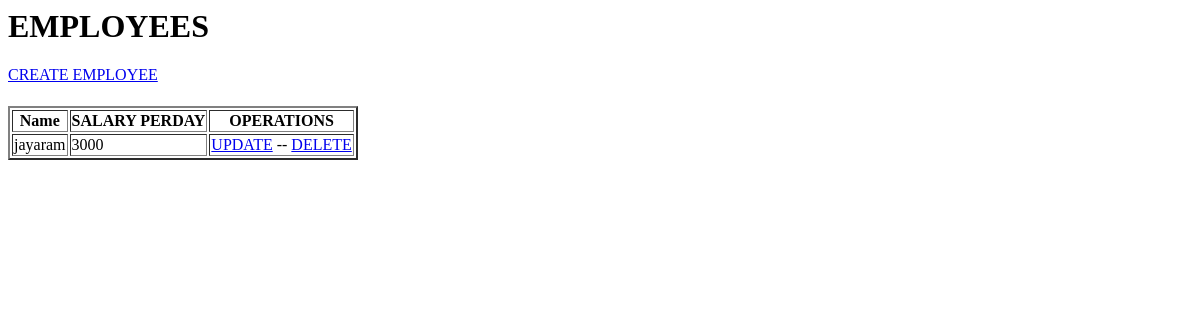
Before: /emp/ with the older database file.
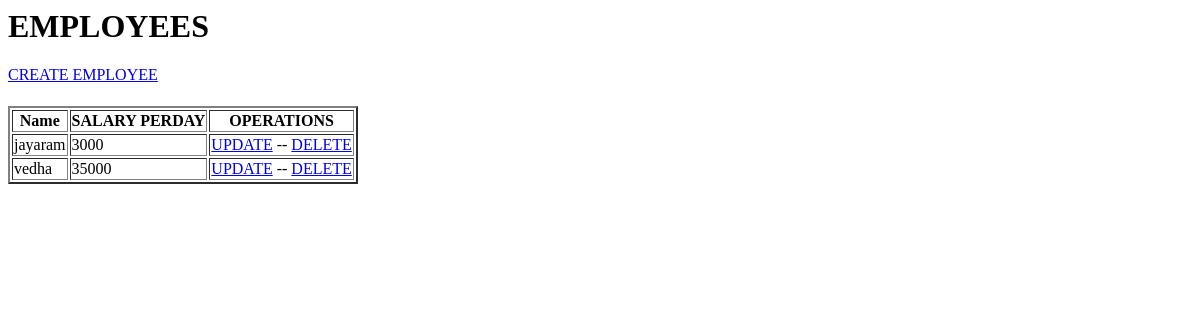
After: the same page with the newer database file.
### emp/models.py (models this page shows, shortened)
class Emp(models.Model):
    emp_type_choices =[('ADMIN','ADMIN'),('HR','HR'),('EMPLOYEE','EMPLOYEE')]
    empid = models.CharField(max_length=15, unique=True)#varchar
    name = models.CharField(max_length=250)
    address=models.CharField(max_length=600, null=True, blank=True)
    salary_perday = models.PositiveIntegerField(blank=True)
    emp_type = models.CharField(choices=emp_type_choices, max_length=10)
    email = models.EmailField(max_length=250, blank=True)
    phone = models.CharField(max_length=15, null=True)

### emp/views.py (the view)
# urls.py: path("", get_employees),
def get_employees(request):
    emps = Emp.objects.all()
    return render(request, "emp/emps.html", {"emps": emps})

### emp/templates/emp/emps.html (shortened to what this page needs)
<html>
    <head></head>
    <body>
        <h1> EMPLOYEES </h1>
        <a href="{% url 'emp:create_emp' %}">CREATE EMPLOYEE</a>
        <br>
        <table border="2">
            <tr><th>Name</th><th>SALARY PERDAY</th>
            <th>OPERATIONS</th>
            </tr>
            {% for emp in emps%}
            <tr>
                <td>{{ emp.name}}</td><td>{{ emp.salary_perday }}</td>
                <td><a href="{% url 'emp:updateEmp' emp.id %}">UPDATE</a> --
                    <a href="{% url 'emp:deleteEmp' emp.id %}">DELETE</a></td>
            </tr>
            {% endfor %}
        </table>
    </body>
</html>

Changed rows visible on the page:
added Emp: name "vedha", salary_perday "35000"
